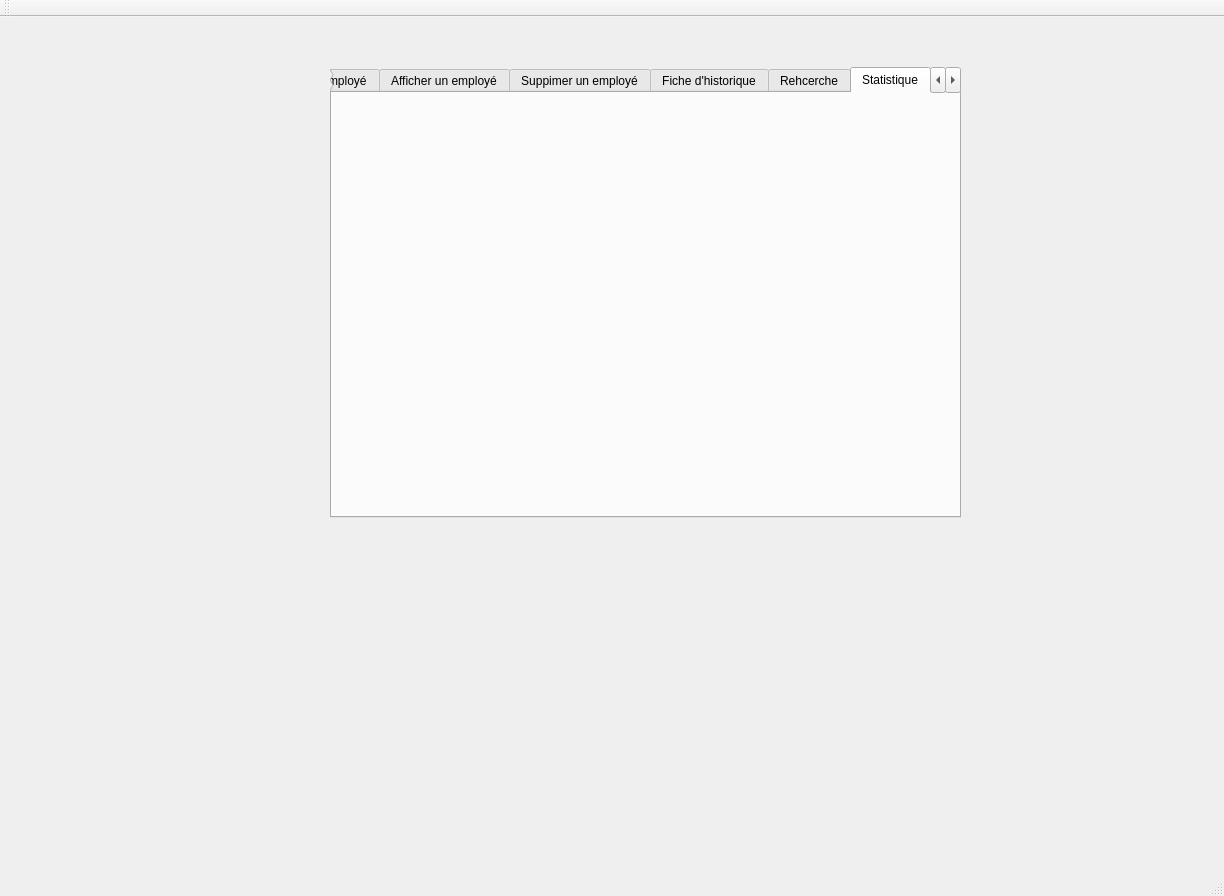
<?xml version="1.0" encoding="UTF-8"?>
<ui version="4.0">
 <class>MainWindow</class>
 <widget class="QMainWindow" name="MainWindow">
  <property name="geometry">
   <rect>
    <x>0</x>
    <y>0</y>
    <width>1224</width>
    <height>896</height>
   </rect>
  </property>
  <property name="windowTitle">
   <string>Gestion des Clients</string>
  </property>
  <widget class="QWidget" name="centralWidget">
   <widget class="QTabWidget" name="tabWidget">
    <property name="geometry">
     <rect>
      <x>330</x>
      <y>50</y>
      <width>631</width>
      <height>451</height>
     </rect>
    </property>
    <property name="styleSheet">
     <string notr="true">GroupBox {
color: #ffffff;
border: 3px solid #010203;
font: 8pt &quot;MS Reference Sans Serif&quot;;
border-radius: 15px;
padding: 5px;
background: qradialgradient(cx: 0.3, cy: -0.4,
fx: 0.3, fy: -0.4,
radius: 3, stop: 0 #010203, stop: 1 #c4c9c7);
min-width: 80px;
}

QPushButton:hover {
background: qradialgradient(cx: 0.3, cy: -0.4,
fx: 0.3, fy: -0.4,
radius: 3, stop: 0 #010203, stop: 1 #010203);
}

 QPushButton:pressed {
background: qradialgradient(cx: 0.4, cy: -0.1,
fx: 0.4, fy: -0.1,
radius: 3, stop: 0 #c4c9c7, stop: 1 #c4c9c7);
}</string>
    </property>
    <property name="currentIndex">
     <number>5</number>
    </property>
    <widget class="QWidget" name="tab">
     <attribute name="title">
      <string>Ajouter un employé</string>
     </attribute>
     <widget class="QLineEdit" name="l_CIN">
      <property name="geometry">
       <rect>
        <x>180</x>
        <y>100</y>
        <width>113</width>
        <height>25</height>
       </rect>
      </property>
      <property name="styleSheet">
       <string notr="true">QLineEdit
{
border-radius:9px;
border: 2px solid #000000;
background: qradialgradient(cx: 0.3, cy: -0.4,
fx: 0.0, fy: -0.0,
radius: 1.89, stop: 0 #ffffff, stop: 1 #999);
}</string>
      </property>
      <property name="text">
       <string/>
      </property>
     </widget>
     <widget class="QPushButton" name="ajouter">
      <property name="geometry">
       <rect>
        <x>200</x>
        <y>330</y>
        <width>112</width>
        <height>34</height>
       </rect>
      </property>
      <property name="styleSheet">
       <string notr="true">QPushButton {
color: #ffffff;
border: 3px solid #010203;
font: 8pt &quot;MS Reference Sans Serif&quot;;
border-radius: 15px;
padding: 5px;
background: qradialgradient(cx: 0.3, cy: -0.4,
fx: 0.3, fy: -0.4,
radius: 3, stop: 0 #010203, stop: 1 #c4c9c7);
min-width: 80px;
}

QPushButton:hover {
background: qradialgradient(cx: 0.3, cy: -0.4,
fx: 0.3, fy: -0.4,
radius: 3, stop: 0 #010203, stop: 1 #010203);
}

 QPushButton:pressed {
background: qradialgradient(cx: 0.4, cy: -0.1,
fx: 0.4, fy: -0.1,
radius: 3, stop: 0 #c4c9c7, stop: 1 #c4c9c7);
}</string>
      </property>
      <property name="text">
       <string>Ajouter</string>
      </property>
     </widget>
     <widget class="QLineEdit" name="l_prenom">
      <property name="geometry">
       <rect>
        <x>180</x>
        <y>150</y>
        <width>113</width>
        <height>25</height>
       </rect>
      </property>
      <property name="styleSheet">
       <string notr="true">QLineEdit
{
border-radius:9px;
border: 2px solid #000000;
background: qradialgradient(cx: 0.3, cy: -0.4,
fx: 0.0, fy: -0.0,
radius: 1.89, stop: 0 #ffffff, stop: 1 #999);
}</string>
      </property>
      <property name="text">
       <string/>
      </property>
     </widget>
     <widget class="QLineEdit" name="l_nom">
      <property name="geometry">
       <rect>
        <x>180</x>
        <y>200</y>
        <width>113</width>
        <height>25</height>
       </rect>
      </property>
      <property name="styleSheet">
       <string notr="true">QLineEdit
{
border-radius:9px;
border: 2px solid #000000;
background: qradialgradient(cx: 0.3, cy: -0.4,
fx: 0.0, fy: -0.0,
radius: 1.89, stop: 0 #ffffff, stop: 1 #999);
}</string>
      </property>
     </widget>
     <widget class="QLineEdit" name="l_salaire">
      <property name="geometry">
       <rect>
        <x>430</x>
        <y>150</y>
        <width>113</width>
        <height>25</height>
       </rect>
      </property>
      <property name="styleSheet">
       <string notr="true">QLineEdit
{
border-radius:9px;
border: 2px solid #000000;
background: qradialgradient(cx: 0.3, cy: -0.4,
fx: 0.0, fy: -0.0,
radius: 1.89, stop: 0 #ffffff, stop: 1 #999);
}</string>
      </property>
     </widget>
     <widget class="QLineEdit" name="l_tel">
      <property name="geometry">
       <rect>
        <x>290</x>
        <y>250</y>
        <width>113</width>
        <height>25</height>
       </rect>
      </property>
      <property name="styleSheet">
       <string notr="true">QLineEdit
{
border-radius:9px;
border: 2px solid #000000;
background: qradialgradient(cx: 0.3, cy: -0.4,
fx: 0.0, fy: -0.0,
radius: 1.89, stop: 0 #ffffff, stop: 1 #999);
}</string>
      </property>
     </widget>
     <widget class="QLabel" name="label">
      <property name="geometry">
       <rect>
        <x>110</x>
        <y>100</y>
        <width>69</width>
        <height>20</height>
       </rect>
      </property>
      <property name="text">
       <string>CIN:</string>
      </property>
     </widget>
     <widget class="QLabel" name="label_3">
      <property name="geometry">
       <rect>
        <x>110</x>
        <y>200</y>
        <width>69</width>
        <height>20</height>
       </rect>
      </property>
      <property name="text">
       <string>Nom:</string>
      </property>
     </widget>
     <widget class="QLabel" name="label_4">
      <property name="geometry">
       <rect>
        <x>360</x>
        <y>100</y>
        <width>69</width>
        <height>20</height>
       </rect>
      </property>
      <property name="text">
       <string>fonction:</string>
      </property>
     </widget>
     <widget class="QLabel" name="label_5">
      <property name="geometry">
       <rect>
        <x>360</x>
        <y>150</y>
        <width>69</width>
        <height>20</height>
       </rect>
      </property>
      <property name="text">
       <string>Salaire:</string>
      </property>
     </widget>
     <widget class="QLabel" name="label_6">
      <property name="geometry">
       <rect>
        <x>370</x>
        <y>200</y>
        <width>69</width>
        <height>20</height>
       </rect>
      </property>
      <property name="text">
       <string>Sexe:</string>
      </property>
     </widget>
     <widget class="QLabel" name="label_7">
      <property name="geometry">
       <rect>
        <x>220</x>
        <y>250</y>
        <width>69</width>
        <height>20</height>
       </rect>
      </property>
      <property name="text">
       <string>Num-tel:</string>
      </property>
     </widget>
     <widget class="QLabel" name="label_2">
      <property name="geometry">
       <rect>
        <x>110</x>
        <y>150</y>
        <width>69</width>
        <height>20</height>
       </rect>
      </property>
      <property name="text">
       <string>Prenom:</string>
      </property>
     </widget>
     <widget class="QPushButton" name="button_modifier">
      <property name="geometry">
       <rect>
        <x>360</x>
        <y>330</y>
        <width>112</width>
        <height>34</height>
       </rect>
      </property>
      <property name="styleSheet">
       <string notr="true">QPushButton {
color: #ffffff;
border: 3px solid #010203;
font: 8pt &quot;MS Reference Sans Serif&quot;;
border-radius: 15px;
padding: 5px;
background: qradialgradient(cx: 0.3, cy: -0.4,
fx: 0.3, fy: -0.4,
radius: 3, stop: 0 #010203, stop: 1 #c4c9c7);
min-width: 80px;
}

QPushButton:hover {
background: qradialgradient(cx: 0.3, cy: -0.4,
fx: 0.3, fy: -0.4,
radius: 3, stop: 0 #010203, stop: 1 #010203);
}

 QPushButton:pressed {
background: qradialgradient(cx: 0.4, cy: -0.1,
fx: 0.4, fy: -0.1,
radius: 3, stop: 0 #c4c9c7, stop: 1 #c4c9c7);
}</string>
      </property>
      <property name="text">
       <string>modifier</string>
      </property>
     </widget>
     <widget class="QLabel" name="background">
      <property name="geometry">
       <rect>
        <x>0</x>
        <y>0</y>
        <width>781</width>
        <height>421</height>
       </rect>
      </property>
      <property name="styleSheet">
       <string notr="true">font: 75 9pt &quot;MS Shell Dlg 2&quot;;
color: rgb(0, 0, 255);
border-color: rgb(0, 0, 255);</string>
      </property>
      <property name="text">
       <string/>
      </property>
      <property name="pixmap">
       <pixmap>../backgroung qt1.jpg</pixmap>
      </property>
     </widget>
     <widget class="QComboBox" name="l_sexe">
      <property name="geometry">
       <rect>
        <x>440</x>
        <y>200</y>
        <width>92</width>
        <height>26</height>
       </rect>
      </property>
      <property name="styleSheet">
       <string notr="true">QComboBox
{
border-radius:9px;
border: 2px solid #000000;
background: qradialgradient(cx: 0.3, cy: -0.4,
fx: 0.0, fy: -0.0,
radius: 1.89, stop: 0 #ffffff, stop: 1 #999);
}</string>
      </property>
      <item>
       <property name="text">
        <string>Homme</string>
       </property>
      </item>
      <item>
       <property name="text">
        <string>Femme</string>
       </property>
      </item>
     </widget>
     <widget class="QComboBox" name="comboBox">
      <property name="geometry">
       <rect>
        <x>430</x>
        <y>100</y>
        <width>151</width>
        <height>26</height>
       </rect>
      </property>
      <property name="styleSheet">
       <string notr="true">QComboBox
{
border-radius:9px;
border: 2px solid #000000;
background: qradialgradient(cx: 0.3, cy: -0.4,
fx: 0.0, fy: -0.0,
radius: 1.89, stop: 0 #ffffff, stop: 1 #999);
}</string>
      </property>
      <item>
       <property name="text">
        <string>administrateur</string>
       </property>
      </item>
      <item>
       <property name="text">
        <string>serveur</string>
       </property>
      </item>
      <item>
       <property name="text">
        <string>agent parking</string>
       </property>
      </item>
      <item>
       <property name="text">
        <string>agent reservation</string>
       </property>
      </item>
      <item>
       <property name="text">
        <string/>
       </property>
      </item>
      <item>
       <property name="text">
        <string/>
       </property>
      </item>
     </widget>
     <zorder>background</zorder>
     <zorder>l_CIN</zorder>
     <zorder>ajouter</zorder>
     <zorder>l_prenom</zorder>
     <zorder>l_nom</zorder>
     <zorder>l_salaire</zorder>
     <zorder>l_tel</zorder>
     <zorder>label</zorder>
     <zorder>label_3</zorder>
     <zorder>label_4</zorder>
     <zorder>label_5</zorder>
     <zorder>label_6</zorder>
     <zorder>label_7</zorder>
     <zorder>label_2</zorder>
     <zorder>button_modifier</zorder>
     <zorder>l_sexe</zorder>
     <zorder>comboBox</zorder>
    </widget>
    <widget class="QWidget" name="tab_2">
     <attribute name="title">
      <string>Afficher un employé</string>
     </attribute>
     <widget class="QTableView" name="tab_etud">
      <property name="geometry">
       <rect>
        <x>80</x>
        <y>100</y>
        <width>461</width>
        <height>251</height>
       </rect>
      </property>
     </widget>
     <widget class="QPushButton" name="pushButton">
      <property name="geometry">
       <rect>
        <x>240</x>
        <y>360</y>
        <width>141</width>
        <height>34</height>
       </rect>
      </property>
      <property name="styleSheet">
       <string notr="true">QPushButton {
color: #ffffff;
border: 3px solid #010203;
font: 8pt &quot;MS Reference Sans Serif&quot;;
border-radius: 15px;
padding: 5px;
background: qradialgradient(cx: 0.3, cy: -0.4,
fx: 0.3, fy: -0.4,
radius: 3, stop: 0 #010203, stop: 1 #c4c9c7);
min-width: 80px;
}

QPushButton:hover {
background: qradialgradient(cx: 0.3, cy: -0.4,
fx: 0.3, fy: -0.4,
radius: 3, stop: 0 #010203, stop: 1 #010203);
}

 QPushButton:pressed {
background: qradialgradient(cx: 0.4, cy: -0.1,
fx: 0.4, fy: -0.1,
radius: 3, stop: 0 #c4c9c7, stop: 1 #c4c9c7);
}</string>
      </property>
      <property name="text">
       <string>generer PDF</string>
      </property>
     </widget>
     <widget class="QLabel" name="background_2">
      <property name="geometry">
       <rect>
        <x>0</x>
        <y>0</y>
        <width>781</width>
        <height>421</height>
       </rect>
      </property>
      <property name="text">
       <string/>
      </property>
      <property name="pixmap">
       <pixmap>../backgroung qt1.jpg</pixmap>
      </property>
     </widget>
     <zorder>background_2</zorder>
     <zorder>tab_etud</zorder>
     <zorder>pushButton</zorder>
    </widget>
    <widget class="QWidget" name="tab_3">
     <attribute name="title">
      <string>Suppimer un employé</string>
     </attribute>
     <widget class="QLabel" name="label_8">
      <property name="geometry">
       <rect>
        <x>170</x>
        <y>200</y>
        <width>69</width>
        <height>20</height>
       </rect>
      </property>
      <property name="text">
       <string>CIN:</string>
      </property>
     </widget>
     <widget class="QPushButton" name="supprimer">
      <property name="geometry">
       <rect>
        <x>250</x>
        <y>280</y>
        <width>112</width>
        <height>34</height>
       </rect>
      </property>
      <property name="styleSheet">
       <string notr="true">QPushButton {
color: #ffffff;
border: 3px solid #010203;
font: 8pt &quot;MS Reference Sans Serif&quot;;
border-radius: 15px;
padding: 5px;
background: qradialgradient(cx: 0.3, cy: -0.4,
fx: 0.3, fy: -0.4,
radius: 3, stop: 0 #010203, stop: 1 #c4c9c7);
min-width: 80px;
}

QPushButton:hover {
background: qradialgradient(cx: 0.3, cy: -0.4,
fx: 0.3, fy: -0.4,
radius: 3, stop: 0 #010203, stop: 1 #010203);
}

 QPushButton:pressed {
background: qradialgradient(cx: 0.4, cy: -0.1,
fx: 0.4, fy: -0.1,
radius: 3, stop: 0 #c4c9c7, stop: 1 #c4c9c7);
}
</string>
      </property>
      <property name="text">
       <string>Supprimer</string>
      </property>
     </widget>
     <widget class="QLineEdit" name="lineEdit_sup">
      <property name="geometry">
       <rect>
        <x>250</x>
        <y>200</y>
        <width>113</width>
        <height>25</height>
       </rect>
      </property>
      <property name="styleSheet">
       <string notr="true">QLineEdit
{
border-radius:9px;
border: 2px solid #000000;
background: qradialgradient(cx: 0.3, cy: -0.4,
fx: 0.0, fy: -0.0,
radius: 1.89, stop: 0 #ffffff, stop: 1 #999);
}</string>
      </property>
     </widget>
     <widget class="QLabel" name="background_3">
      <property name="geometry">
       <rect>
        <x>0</x>
        <y>0</y>
        <width>781</width>
        <height>421</height>
       </rect>
      </property>
      <property name="text">
       <string/>
      </property>
      <property name="pixmap">
       <pixmap>../backgroung qt1.jpg</pixmap>
      </property>
     </widget>
     <zorder>background_3</zorder>
     <zorder>label_8</zorder>
     <zorder>supprimer</zorder>
     <zorder>lineEdit_sup</zorder>
    </widget>
    <widget class="QWidget" name="ta">
     <attribute name="title">
      <string>Fiche d'historique</string>
     </attribute>
     <widget class="QTableView" name="tab_his">
      <property name="geometry">
       <rect>
        <x>30</x>
        <y>90</y>
        <width>571</width>
        <height>251</height>
       </rect>
      </property>
     </widget>
     <widget class="QPushButton" name="historique">
      <property name="geometry">
       <rect>
        <x>180</x>
        <y>350</y>
        <width>281</width>
        <height>34</height>
       </rect>
      </property>
      <property name="styleSheet">
       <string notr="true">QPushButton {
color: #ffffff;
border: 3px solid #010203;
font: 8pt &quot;MS Reference Sans Serif&quot;;
border-radius: 15px;
padding: 5px;
background: qradialgradient(cx: 0.3, cy: -0.4,
fx: 0.3, fy: -0.4,
radius: 3, stop: 0 #010203, stop: 1 #c4c9c7);
min-width: 80px;
}

QPushButton:hover {
background: qradialgradient(cx: 0.3, cy: -0.4,
fx: 0.3, fy: -0.4,
radius: 3, stop: 0 #010203, stop: 1 #010203);
}

 QPushButton:pressed {
background: qradialgradient(cx: 0.4, cy: -0.1,
fx: 0.4, fy: -0.1,
radius: 3, stop: 0 #c4c9c7, stop: 1 #c4c9c7);
}</string>
      </property>
      <property name="text">
       <string>Consulter fiche d'historique</string>
      </property>
     </widget>
     <widget class="QLabel" name="background_4">
      <property name="geometry">
       <rect>
        <x>0</x>
        <y>0</y>
        <width>781</width>
        <height>421</height>
       </rect>
      </property>
      <property name="text">
       <string/>
      </property>
      <property name="pixmap">
       <pixmap>../backgroung qt1.jpg</pixmap>
      </property>
     </widget>
     <zorder>background_4</zorder>
     <zorder>tab_his</zorder>
     <zorder>historique</zorder>
    </widget>
    <widget class="QWidget" name="tab_4">
     <attribute name="title">
      <string>Rehcerche</string>
     </attribute>
     <widget class="QGroupBox" name="groupBox">
      <property name="geometry">
       <rect>
        <x>10</x>
        <y>90</y>
        <width>591</width>
        <height>291</height>
       </rect>
      </property>
      <property name="title">
       <string>Recherche:</string>
      </property>
      <widget class="QLabel" name="label_10">
       <property name="geometry">
        <rect>
         <x>50</x>
         <y>80</y>
         <width>69</width>
         <height>20</height>
        </rect>
       </property>
       <property name="text">
        <string>CIN:</string>
       </property>
      </widget>
      <widget class="QLineEdit" name="l_r">
       <property name="geometry">
        <rect>
         <x>110</x>
         <y>80</y>
         <width>113</width>
         <height>25</height>
        </rect>
       </property>
      </widget>
      <widget class="QTableView" name="rech">
       <property name="geometry">
        <rect>
         <x>250</x>
         <y>20</y>
         <width>321</width>
         <height>261</height>
        </rect>
       </property>
      </widget>
     </widget>
     <widget class="QLabel" name="background_5">
      <property name="geometry">
       <rect>
        <x>0</x>
        <y>0</y>
        <width>781</width>
        <height>421</height>
       </rect>
      </property>
      <property name="text">
       <string/>
      </property>
      <property name="pixmap">
       <pixmap>../backgroung qt1.jpg</pixmap>
      </property>
     </widget>
     <zorder>background_5</zorder>
     <zorder>groupBox</zorder>
    </widget>
    <widget class="QWidget" name="tab_6">
     <attribute name="title">
      <string>Statistique</string>
     </attribute>
    </widget>
    <widget class="QWidget" name="tab_5">
     <attribute name="title">
      <string>tri</string>
     </attribute>
     <widget class="QTableView" name="tab_etud_4">
      <property name="geometry">
       <rect>
        <x>10</x>
        <y>20</y>
        <width>601</width>
        <height>341</height>
       </rect>
      </property>
     </widget>
     <widget class="QRadioButton" name="radioButton">
      <property name="geometry">
       <rect>
        <x>70</x>
        <y>370</y>
        <width>161</width>
        <height>24</height>
       </rect>
      </property>
      <property name="text">
       <string>tri par fonction</string>
      </property>
     </widget>
     <widget class="QRadioButton" name="radioButton_2">
      <property name="geometry">
       <rect>
        <x>250</x>
        <y>370</y>
        <width>120</width>
        <height>24</height>
       </rect>
      </property>
      <property name="text">
       <string>tri par nom</string>
      </property>
     </widget>
     <widget class="QRadioButton" name="radioButton_3">
      <property name="geometry">
       <rect>
        <x>420</x>
        <y>370</y>
        <width>120</width>
        <height>24</height>
       </rect>
      </property>
      <property name="text">
       <string>tri par CIN</string>
      </property>
     </widget>
    </widget>
   </widget>
  </widget>
  <widget class="QMenuBar" name="menuBar">
   <property name="geometry">
    <rect>
     <x>0</x>
     <y>0</y>
     <width>1224</width>
     <height>30</height>
    </rect>
   </property>
  </widget>
  <widget class="QToolBar" name="mainToolBar">
   <attribute name="toolBarArea">
    <enum>TopToolBarArea</enum>
   </attribute>
   <attribute name="toolBarBreak">
    <bool>false</bool>
   </attribute>
  </widget>
  <widget class="QStatusBar" name="statusBar"/>
 </widget>
 <layoutdefault spacing="6" margin="11"/>
 <resources/>
 <connections/>
</ui>
